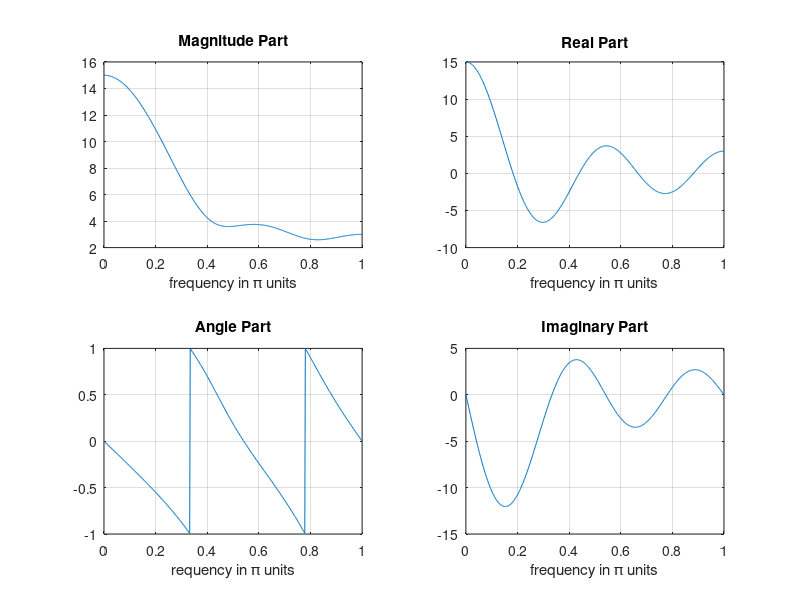
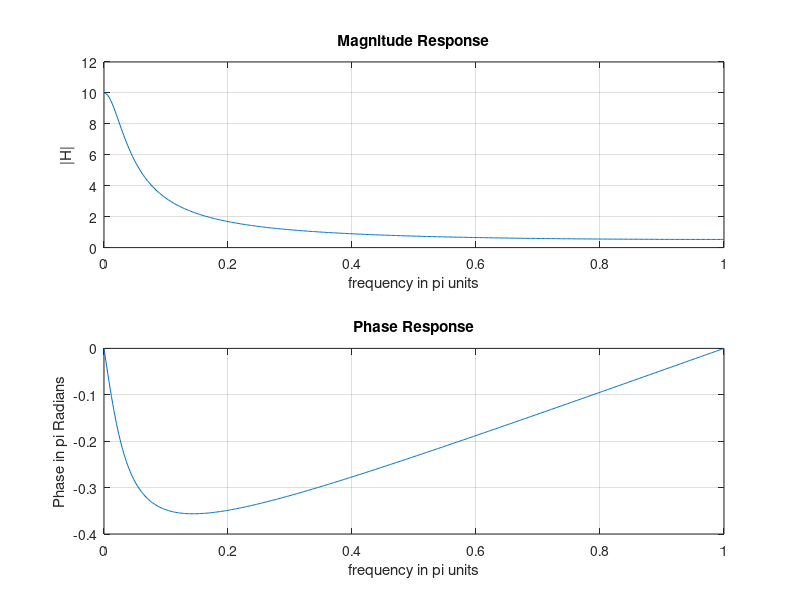

MATLAB code for these plots, in order:
% Lab Assignment 3
% 1. Fourier transform

% Task 1.
% Determine the discrete-time Fourier transform of 
% x(n) = (0.5)^n * u(n).

w = (0:1:500)*pi/500; % [0, pi] axis divided into 501 points.
X = exp(1i*w) ./ (exp(1i*w) - 0.5*ones(1,501));
magX = abs(X); angX = angle(X); realX = real(X); imagX = imag(X);
subplot(2,2,1); plot(w/pi,magX); grid
xlabel('frequency in \pi units'); title('Magnitude Part');
ylabel('Magnitude')
subplot(2,2,3); plot(w/pi,angX); grid
xlabel('frequency in \pi units'); title('Angle Part'); ylabel('Radians')
subplot(2,2,2); plot(w/pi,realX); grid
xlabel('frequency in \pi units'); title('Real Part'); ylabel('Real')
subplot(2,2,4); plot(w/pi,imagX); grid
xlabel('frequency in \pi units'); title('Imaginary Part');
ylabel('Imaginary')

%%
% Task 2.
%a)

clear
n = 0:4; x = 1:5; k = 0:500;
w = (pi/500)*k; % Frequency range 0 to pi
X = x * (exp(-1i*pi/500)) .^ (n'*k);
magX = abs(X); angX = angle(X);
realX = real(X); imagX = imag(X);
figure(1)
subplot(2,2,1); plot(k/500,magX);grid
xlabel('frequency in \pi units'); title('Magnitude Part')
subplot(2,2,3); plot(k/500,angX/pi);grid
xlabel('requency in \pi units'); title('Angle Part')
subplot(2,2,2); plot(k/500,realX);grid
xlabel('frequency in \pi units'); title('Real Part')
subplot(2,2,4); plot(k/500,imagX);grid
xlabel('frequency in \pi units'); title('Imaginary Part')

%%
%b
x = 1:5; k = 0:500; w = (pi/500)*k;
X = fft(x,1000); % DFT calculated with zero-padding from O to 2pi
X=X(1:501); % Plot half spectrum 0 to pi
magX = abs(X); angX = angle(X);
realX = real(X); imagX = imag(X);
figure(2)
subplot(2,2,1); plot(k/500,magX);grid
xlabel('frequency in \pi units'); title('Magnitude Part')
subplot(2,2,3); plot(k/500,angX/pi);grid
xlabel('requency in \pi units'); title('Angle Part')
subplot(2,2,2); plot(k/500,realX);grid
xlabel('frequency in \pi units'); title('Real Part')
subplot(2,2,4); plot(k/500,imagX);grid
xlabel('frequency in \pi units'); title('Imaginary Part')

% The plots are in parts a) and b) are identical. 
% Part a calculates the DFT manually while part b uses the built-in fft()
% function in MATLAB.


%%
% Task 3

w = (0:1:500)*pi/500; % [0, pi] axis divided into 501 points.
H = exp(1i*w) ./ (exp(1i*w) - 0.9*ones(1,501));
magH = abs(H); angH = angle(H);
subplot(2,1,1); plot(w/pi,magH); grid;
xlabel('frequency in pi units'); ylabel('|H|');
title('Magnitude Response');
subplot(2,1,2); plot(w/pi,angH/pi); grid
xlabel('frequency in pi units'); ylabel('Phase in pi Radians');
title('Phase Response');
